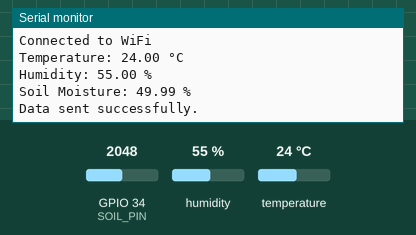
A sketch run on a simulated ESP32. Parts: the last lines printed to the serial monitor. The test bench sets the inputs (shaded band); at power-on: humidity 55 %, GPIO 34 (SOIL_PIN) = 2048, temperature 24 °C. WiFi joins after 1.5 s; servers stay silent unless stated; uploads are accepted with an empty reply.

Above: at 3.2 s.
3.3 s: humidity set to 22 %
At 7.37 s:
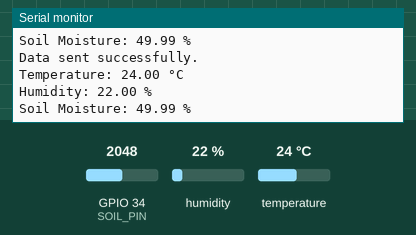
9.1 s: GPIO 34 (SOIL_PIN) set to 2866
At 13.3 s:
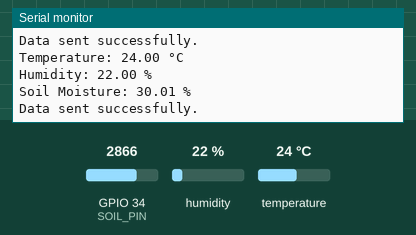
14.9 s: temperature set to 12 °C
At 17.78 s:
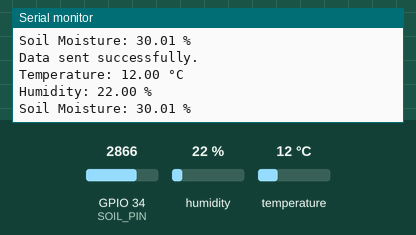
20.7 s: GPIO 34 (SOIL_PIN) set to 3603
At 24.0 s:
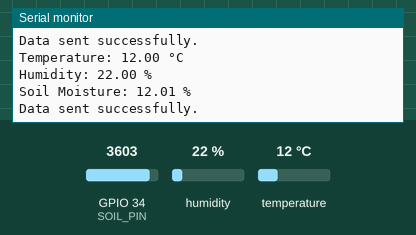
26.5 s: humidity set to 40 %
At 29.4 s:
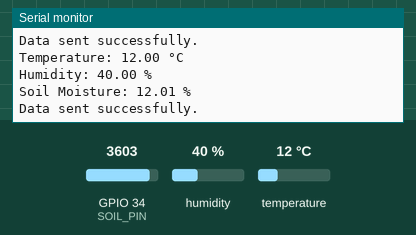
Timing chart, 0 to 30.9 s (numbered marks = the images above; inputs shaded):
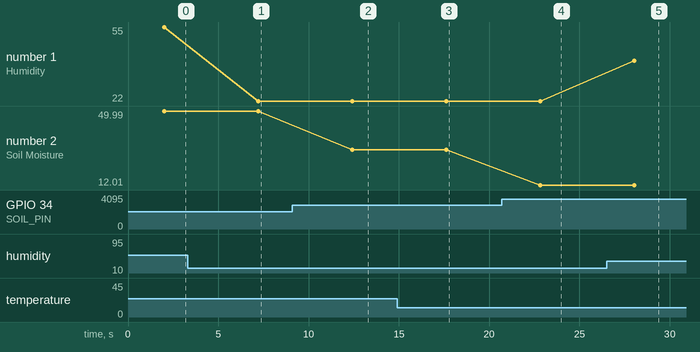

Measured:
- after the input at 3.3 s, the serial monitor: prints a new line after 3.9 s (image 1)
- after the input at 9.1 s, the serial monitor: prints a new line after 3.3 s (image 2)
- after the input at 14.9 s, the serial monitor: prints a new line after 2.7 s (image 3)
- after the input at 20.7 s, the serial monitor: prints a new line after 2.1 s (image 4)
- after the input at 26.5 s, the serial monitor: prints a new line after 1.5 s (image 5)
- plotted number 1: 55 → 22 after the input at 3.3 s, 22 → 40 after the input at 26.5 s
- plotted number 2: 49.99 → 30.01 after the input at 9.1 s, 30.01 → 12.01 after the input at 20.7 s

The sketch:

Board1.ino
```cpp
#include <WiFi.h>
#include <HTTPClient.h>
#include <DHT.h>  // Include DHT library for temperature and humidity sensor

#define DHT_PIN 4     // DHT22 sensor data pin
#define DHTTYPE DHT22 // DHT22 sensor type
#define SOIL_PIN 34   // Analog pin for soil moisture sensor

// WiFi credentials
const char* ssid = "Redmi Note 12 pro";
const char* password = "12345678";

// Server URL to send data
String serverName = "http://192.168.125.127:5000/submit_data";

// DHT object for temperature and humidity
DHT dht(DHT_PIN, DHTTYPE);

void setup() {
  Serial.begin(115200);

  // Initialize DHT sensor
  dht.begin();

  // Initialize Wi-Fi
  WiFi.begin(ssid, password);
  while (WiFi.status() != WL_CONNECTED) {
    delay(1000);
    Serial.println("Connecting to WiFi...");
  }
  Serial.println("Connected to WiFi");
}

// Function to calculate and invert soil moisture to percentage
float getSoilMoisturePercentage() {
  int analogValue = analogRead(SOIL_PIN);  // Read raw analog value
  float soilMoisturePercent = 100 - ((analogValue / 4095.0) * 100);  // Invert percentage
  return soilMoisturePercent;
}

void sendData(float temperature, float humidity, float soilMoisturePercent) {
  if (WiFi.status() == WL_CONNECTED) {
    HTTPClient http;
    http.begin(serverName);
    http.addHeader("Content-Type", "application/json");

    // Prepare JSON data
    String postData = "{\"temperature\": " + String(temperature) + ", \"humidity\": " + String(humidity) + ", \"soil_moisture\": " + String(soilMoisturePercent) + "}";

    int httpResponseCode = http.POST(postData);
    if (httpResponseCode > 0) {
      Serial.println("Data sent successfully.");
    } else {
      Serial.println("Error sending data.");
    }
    http.end();
  } else {
    Serial.println("WiFi not connected");
  }
}

void loop() {
  // Read temperature and humidity from DHT22 sensor
  float temperature = dht.readTemperature();
  float humidity = dht.readHumidity();

  // Read soil moisture percentage
  float soilMoisturePercent = getSoilMoisturePercentage();

  // Print values to Serial Monitor
  Serial.print("Temperature: ");
  Serial.print(temperature);
  Serial.println(" °C");

  Serial.print("Humidity: ");
  Serial.print(humidity);
  Serial.println(" %");

  Serial.print("Soil Moisture: ");
  Serial.print(soilMoisturePercent);
  Serial.println(" %");

  // Send data to the server
  sendData(temperature, humidity, soilMoisturePercent);

  // Delay before taking next readings
  delay(5000);  // 5-second delay
}
```
